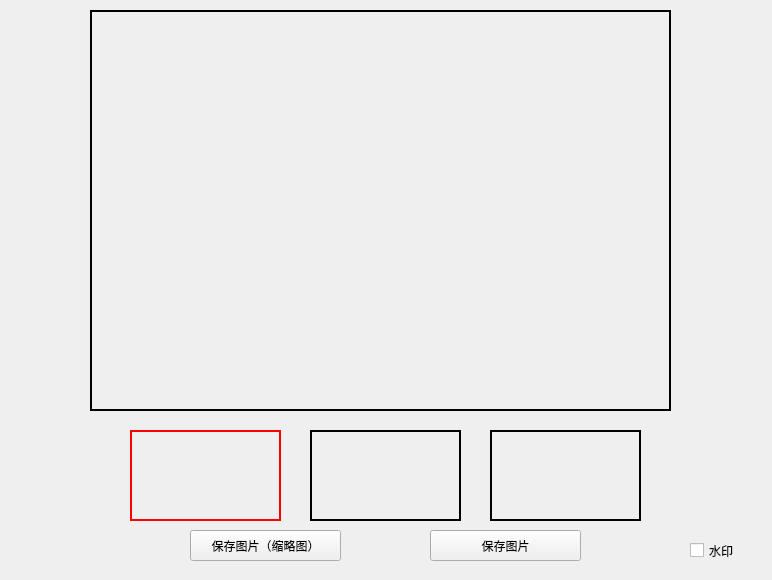
      <widget class="QWidget" name="tab">
       <attribute name="title">
        <string>图像处理</string>
       </attribute>
       <widget class="QWidget" name="widget" native="true">
        <property name="geometry">
         <rect>
          <x>0</x>
          <y>0</y>
          <width>763</width>
          <height>571</height>
         </rect>
        </property>
        <widget class="QLabel" name="label_show">
         <property name="geometry">
          <rect>
           <x>90</x>
           <y>10</y>
           <width>581</width>
           <height>401</height>
          </rect>
         </property>
         <property name="frameShape">
          <enum>QFrame::WinPanel</enum>
         </property>
         <property name="lineWidth">
          <number>1</number>
         </property>
         <property name="text">
          <string/>
         </property>
        </widget>
        <widget class="QPushButton" name="pushButton_3">
         <property name="geometry">
          <rect>
           <x>10</x>
           <y>180</y>
           <width>64</width>
           <height>64</height>
          </rect>
         </property>
         <property name="styleSheet">
          <string notr="true">border-radius:32px;
background-image: url(:/myImage/images/prev.png);</string>
         </property>
         <property name="text">
          <string/>
         </property>
        </widget>
        <widget class="QPushButton" name="pushButton_4">
         <property name="geometry">
          <rect>
           <x>690</x>
           <y>180</y>
           <width>64</width>
           <height>64</height>
          </rect>
         </property>
         <property name="styleSheet">
          <string notr="true">border-radius:32px;
background-image: url(:/myImage/images/next.png);</string>
         </property>
         <property name="text">
          <string/>
         </property>
        </widget>
        <widget class="QLabel" name="label_other">
         <property name="geometry">
          <rect>
           <x>130</x>
           <y>430</y>
           <width>151</width>
           <height>91</height>
          </rect>
         </property>
         <property name="styleSheet">
          <string notr="true">border:2px solid red;</string>
         </property>
         <property name="frameShape">
          <enum>QFrame::NoFrame</enum>
         </property>
         <property name="frameShadow">
          <enum>QFrame::Plain</enum>
         </property>
         <property name="text">
          <string/>
         </property>
        </widget>
        <widget class="QLabel" name="label_other_1">
         <property name="geometry">
          <rect>
           <x>310</x>
           <y>430</y>
           <width>151</width>
           <height>91</height>
          </rect>
         </property>
         <property name="frameShape">
          <enum>QFrame::WinPanel</enum>
         </property>
         <property name="frameShadow">
          <enum>QFrame::Plain</enum>
         </property>
         <property name="text">
          <string/>
         </property>
        </widget>
        <widget class="QLabel" name="label_other_3">
         <property name="geometry">
          <rect>
           <x>490</x>
           <y>430</y>
           <width>151</width>
           <height>91</height>
          </rect>
         </property>
         <property name="frameShape">
          <enum>QFrame::WinPanel</enum>
         </property>
         <property name="frameShadow">
          <enum>QFrame::Plain</enum>
         </property>
         <property name="text">
          <string/>
         </property>
        </widget>
        <widget class="QPushButton" name="pushButton_save">
         <property name="geometry">
          <rect>
           <x>190</x>
           <y>530</y>
           <width>151</width>
           <height>31</height>
          </rect>
         </property>
         <property name="text">
          <string>保存图片（缩略图）</string>
         </property>
        </widget>
        <widget class="QCheckBox" name="checkBox">
         <property name="geometry">
          <rect>
           <x>690</x>
           <y>540</y>
           <width>61</width>
           <height>21</height>
          </rect>
         </property>
         <property name="text">
          <string>水印</string>
         </property>
        </widget>
        <widget class="QPushButton" name="pushButton_save_img_sr">
         <property name="geometry">
          <rect>
           <x>430</x>
           <y>530</y>
           <width>151</width>
           <height>31</height>
          </rect>
         </property>
         <property name="text">
          <string>保存图片</string>
         </property>
        </widget>
       </widget>
      </widget>
